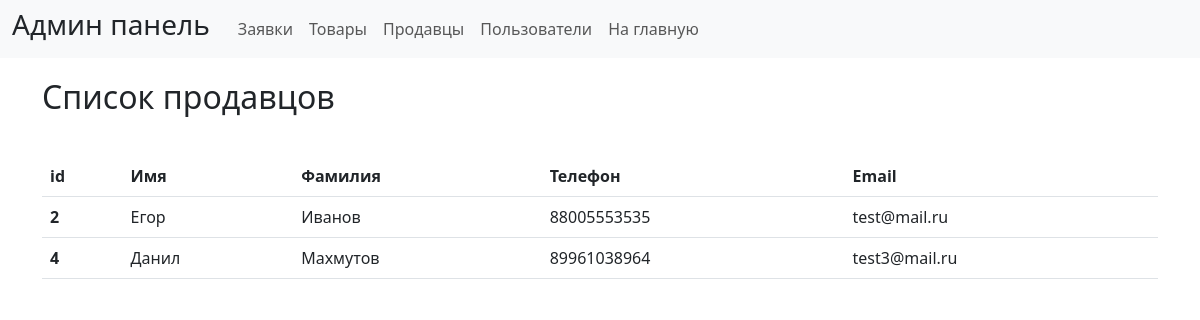
/admin/saller.php, run on the app's committed database.
### tables this page shows
CREATE TABLE `users` (
  `id_user` int NOT NULL,
  `name` varchar(50) NOT NULL,
  `surname` varchar(50) NOT NULL,
  `password` varchar(50) NOT NULL,
  `phone` varchar(50) NOT NULL,
  `email` varchar(50) NOT NULL,
  `role` int NOT NULL
);

### admin/saller.php (the view)
<?php
include "./header.php";
require_once "../connect.php";
$seller = "SELECT * FROM `users` WHERE `role` = 3";
$seller_res = mysqli_query($con, $seller);
?>
<div class="container">
    <table class="table caption-top">
        <h2 style="margin: 20px 0 40px 0;">Список продавцов</h2>
        <thead>
            <tr>
                <th scope="col">id</th>
                <th scope="col">Имя</th>
                <th scope="col">Фамилия</th>
                <th scope="col">Телефон</th>
                <th scope="col">Email</th>
            </tr>
        </thead>
        <tbody>
            <?
            while ($seller_info = mysqli_fetch_array($seller_res)) {
            ?>
                <tr>
                    <th scope="row"><?=$seller_info['id_user']?></th>
                    <td><?=$seller_info['name']?></td>
                    <td><?=$seller_info['surname']?></td>
                    <td><?=$seller_info['phone']?></td>
                    <td><?=$seller_info['email']?></td>
                </tr>
            <?
            }
            ?>
        </tbody>
    </table>
</div>
<?php
include "./footer.php";
?>

### data on the page
users: id_user "2", name "Егор", surname "Иванов", phone "88005553535", email "test@mail.ru"
users: id_user "4", name "Данил", surname "Махмутов", phone "89961038964", email "test3@mail.ru"
